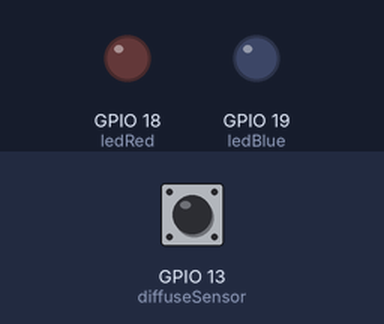
This sketch was run on a simulated ESP32. On the bench: output pins drawn as LEDs (lit = HIGH). Dashed ring = blinking. The test bench sets the inputs (shaded band); at power-on: GPIO 13 (diffuseSensor) HIGH. What the sketch prints to the serial monitor is not drawn.

Above: at 1.2 s.
1.3 s: GPIO 13 (diffuseSensor) driven LOW
At 2.0 s:
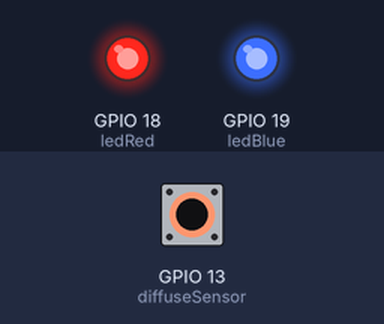
2.8 s: GPIO 13 (diffuseSensor) driven HIGH
At 3.1 s:
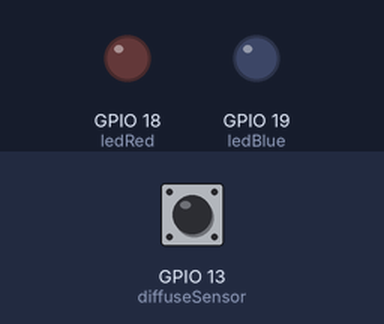
5.8 s: GPIO 13 (diffuseSensor) pulsed LOW 2 times (0.12 s each, 0.3 s apart)
At 5.86 s:
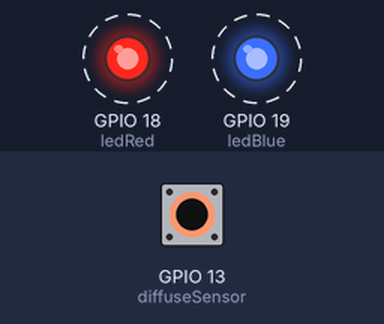
Timing chart, 0 to 8.8 s (numbered marks = the images above; inputs shaded):
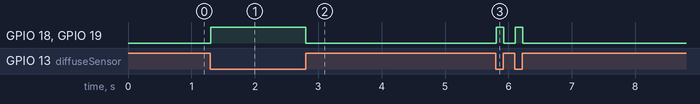

Measured:
- after the input at 1.3 s, GPIO 18 (ledRed), GPIO 19 (ledBlue): LOW → HIGH at once
- after the input at 2.8 s, GPIO 18 (ledRed), GPIO 19 (ledBlue): HIGH → LOW at once
- after the input at 5.8 s, GPIO 18 (ledRed), GPIO 19 (ledBlue): alternates HIGH for 0.12 s and LOW for 0.18 s, 4 changes in all, then stays LOW, starting at once

The sketch:

esp32_diffuse_sensor_LED.ino
```cpp
const int diffuseSensor = 13;
int dataSensor = 0;
const int ledBlue = 19;
const int ledRed = 18;

void setup() {
  pinMode(diffuseSensor, INPUT);
  Serial.begin(115200);
  pinMode(ledBlue, OUTPUT);
  pinMode(ledRed, OUTPUT);
}

void loop() {
  dataSensor = digitalRead(diffuseSensor);

  if (dataSensor == LOW) {
    digitalWrite(ledBlue, HIGH);
    Serial.println("                LED Blue Menyala");
  }
  else {
    digitalWrite(ledBlue, LOW);
    Serial.println("LED Padam");
  }
  if (dataSensor == LOW) {
    digitalWrite(ledRed, HIGH);
    Serial.println("                LED Red Menyala");
  }
  else {
    digitalWrite(ledRed, LOW);
    Serial.println("LED Padam");
  }
}
```
